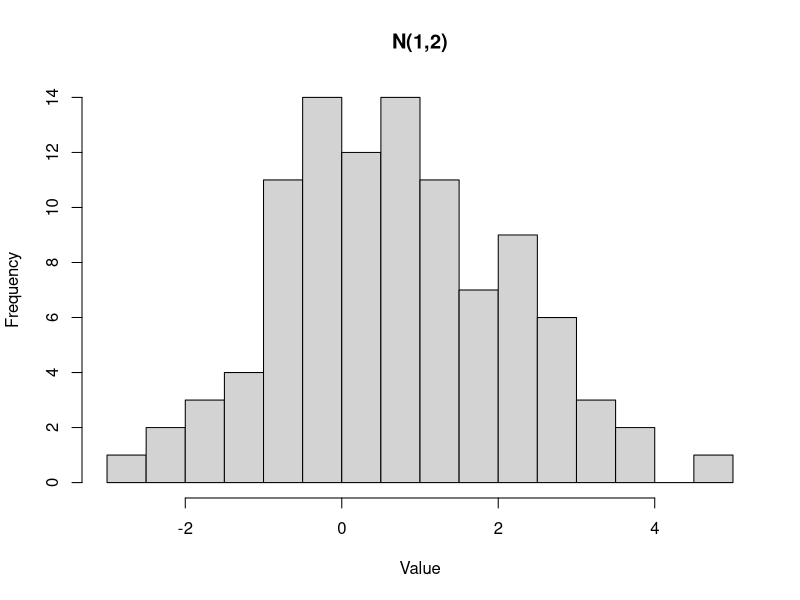
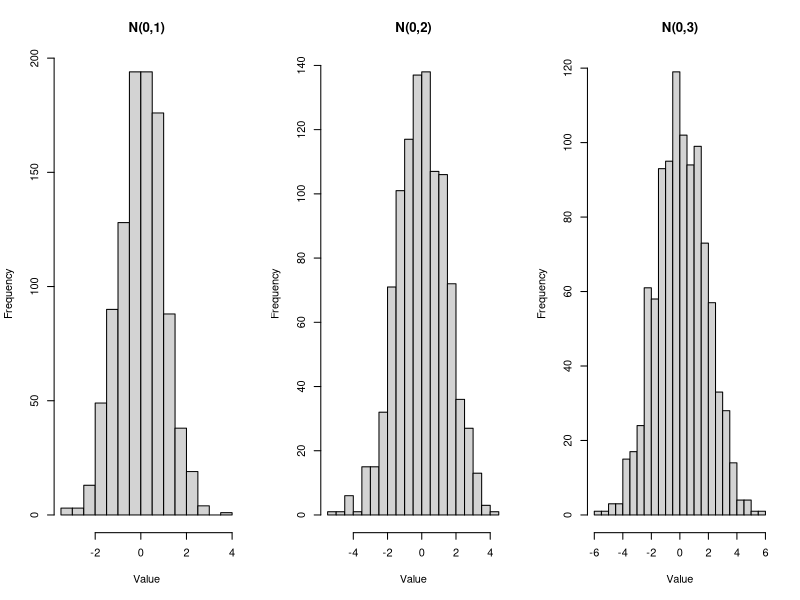

These figures' R source, in order:
data1 <- rnorm(100, mean = 1, sd = sqrt(2))

hist(data1, 
     main = "N(1,2)", 
     xlab = "Value",
     border = "black",
     breaks = 20
)

data2 <- rnorm(1000, mean = 0, sd = 1)
data3 <- rnorm(1000, mean = 0, sd = sqrt(2))
data4 <- rnorm(1000, mean = 0, sd = sqrt(3))

par(mfrow = c(1,3))

hist(data2, main = "N(0,1)", xlab = "Value", border = "black", breaks = 20)
hist(data3, main = "N(0,2)", xlab = "Value", border = "black", breaks = 20)
hist(data4, main = "N(0,3)", xlab = "Value", border = "black", breaks = 20)
